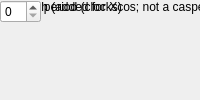
<?xml version="1.0" encoding="UTF-8"?>
<ui version="4.0">
 <class>MainWindow</class>
 <widget class="QMainWindow" name="MainWindow">
  <property name="windowTitle"><string>Sample and Hold</string></property>
  <widget class="QWidget" name="centralwidget">
   <!-- NOTE: this is a simplified structural mirror of the generated
        <module>_ui.py, not a full round-trip Designer file. Regenerate
        both from the same spec if you need to edit layout by hand. -->
       <widget class="QLabel" name="label_period">
     <property name="text"><string>Sample period (clocks)</string></property>
    </widget>
       <widget class="QSpinBox" name="period"/>
       <widget class="QLabel" name="label_n_bits">
     <property name="text"><string>Bit Width (added for Xcos; not a casper_library mask param)</string></property>
    </widget>
       <widget class="QSpinBox" name="n_bits"/>
  </widget>
 </widget>
 <resources/>
 <connections/>
</ui>
